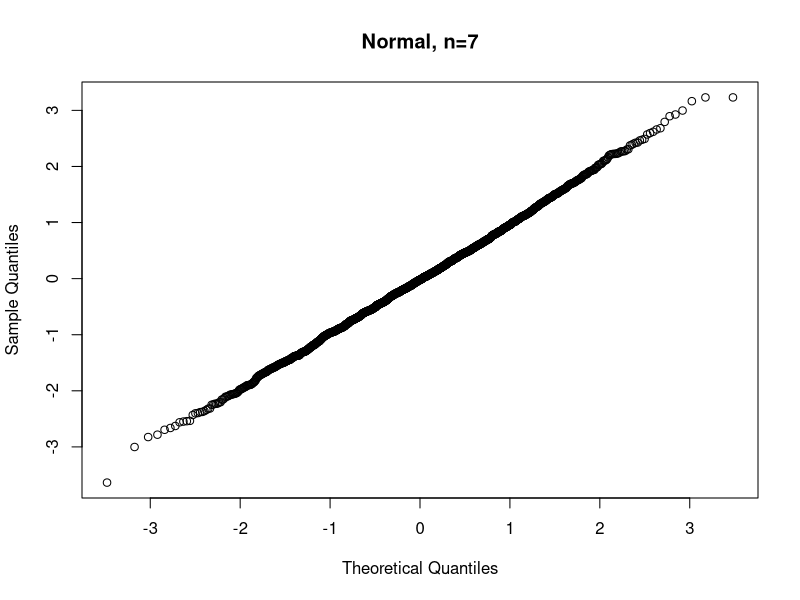
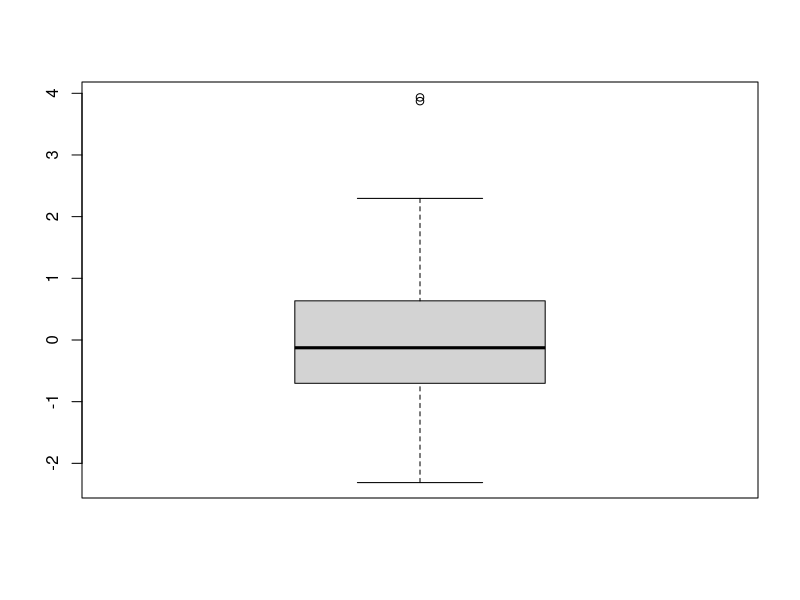

These figures' R source, in order:
# Simulations
mu <- 100; sigma <- 16 # population parameters
x <- rnorm(16, mean=mu, sd=sigma) # sample
mean(x) # x bar

# Mutiple simulations
mu <- 100; sigma <- 16 # population parameters
M <- 4; n <- 16
res <- numeric(M)
for (i in 1:M) {
res[i] <- mean(rnorm(n, mean=mu, sd=sigma))
}
res

xbar <- function(i) mean(rnorm(n, mean=mu, sd=sigma)) # function
sapply(1:M, xbar)

# The central limit theorem through approximation
zstat <- function(x, mu, sigma) {
(mean(x) - mu) / (sigma/sqrt(length(x)))
}
M <- 2000; n <- 7
mu <- 100; sigma <- 16
res <- replicate(M, {
x <- rnorm(n, mean=mu, sd=sigma)
zstat(x, mu, sigma)
})
qqnorm(res, main="Normal, n=7")

# t-statistic
tstat <- function(x, mu) (mean(x) - mu) / (sd(x) / sqrt(length(x)))
mu <- 0; sigma <- 1
M <- 75; n <- 4
res <- replicate(M, tstat(rnorm(n, mu, sigma), mu))
boxplot(res)

## Estimation, confidence intervals

# Mean estimation
mu <- 100; sigma <- 16
M <- 1000; n <- 4
res <- replicate(M, {
x <- rnorm(n, mu, sigma)
SE <- sd(x)/sqrt(n) # standard error
(mean(x) - mu) / SE
})
quantile(res, c(0.025, 0.975))


p <- seq(0.05, 0.95, by=0.1) # possible values
prior <- c(2, 4, 8, 8, 4, 2, 1, 1, 1, 1) # how likely
prior <- prior / sum(prior) # as a probability
like <- p^11 * (1-p)^(27 - 11) # likelihood

